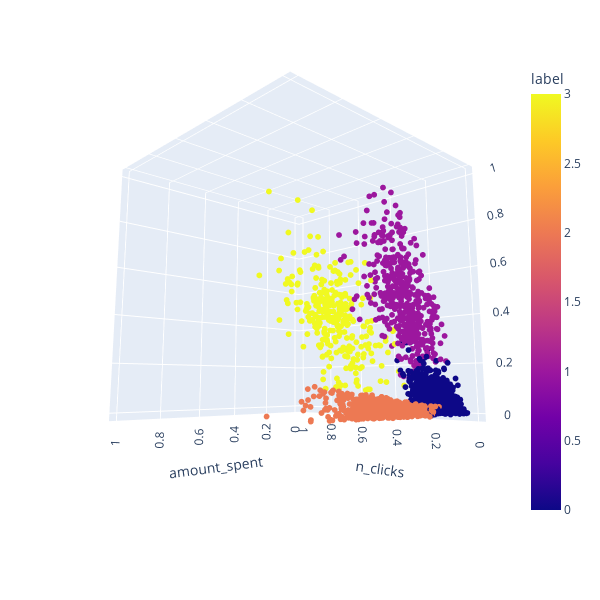

The notebook cell saved with this chart:
### Code cell
import plotly.express as px

fig = px.scatter_3d(clusters, x='n_clicks', y='amount_spent', z='amount_discount', color='label', width=600, height=600)
fig.update_traces(marker=dict(size=2), selector=dict(mode='markers'))
fig.show()

### Figure 1 — Plotly figure (JSON) as saved in the notebook; plotly's stock layout.template omitted (floating-point values rounded to 4 significant figures; data arrays with more than 128 entries replaced by an {"elided": "..."} marker saying what was removed)
{"data": [{"hovertemplate": "n_clicks=%{x}<br>amount_spent=%{y}<br>amount_discount=%{z}<br>label=%{marker.color}<extra></extra>", "legendgroup": "", "marker": {"color": {"elided": "2479 int values"}, "coloraxis": "coloraxis", "size": 2, "symbol": "circle"}, "mode": "markers", "name": "", "scene": "scene", "showlegend": false, "type": "scatter3d", "x": {"elided": "2479 float values"}, "y": {"elided": "2479 float values"}, "z": {"elided": "2479 float values"}}], "layout": {"coloraxis": {"colorbar": {"title": {"text": "label"}}, "colorscale": [[0, "#0d0887"], [0.1111, "#46039f"], [0.2222, "#7201a8"], [0.3333, "#9c179e"], [0.4444, "#bd3786"], [0.5556, "#d8576b"], [0.6667, "#ed7953"], [0.7778, "#fb9f3a"], [0.8889, "#fdca26"], [1, "#f0f921"]]}, "height": 600, "legend": {"tracegroupgap": 0}, "margin": {"t": 60}, "scene": {"aspectmode": "auto", "aspectratio": {"x": 1, "y": 1.0, "z": 1}, "camera": {"center": {"x": 0, "y": 0, "z": 0}, "eye": {"x": -1.545, "y": 1.475, "z": -0.357}, "projection": {"type": "perspective"}, "up": {"x": 0, "y": 0, "z": 1}}, "domain": {"x": [0, 1], "y": [0, 1]}, "xaxis": {"title": {"text": "n_clicks"}, "type": "linear"}, "yaxis": {"title": {"text": "amount_spent"}, "type": "linear"}, "zaxis": {"title": {"text": "amount_discount"}, "type": "linear"}}, "width": 600}}
